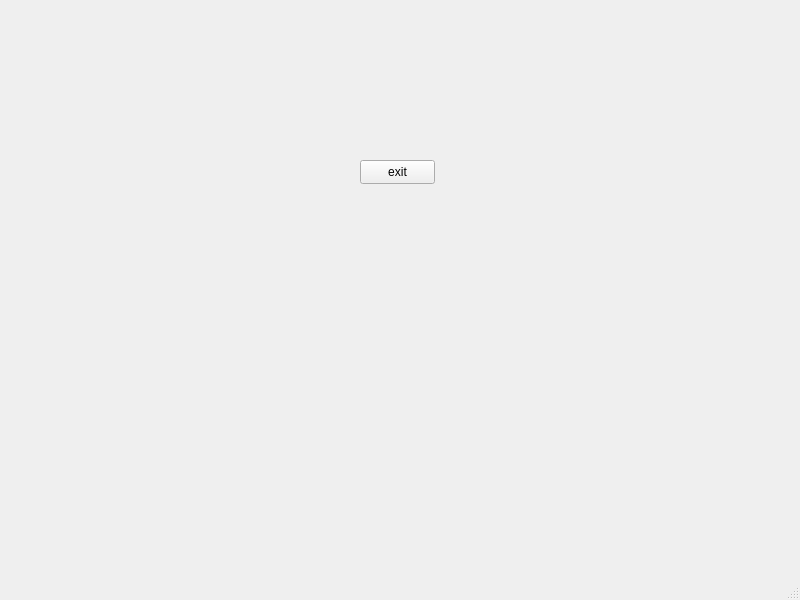
<?xml version="1.0" encoding="UTF-8"?>
<ui version="4.0">
 <class>MainWindow</class>
 <widget class="QMainWindow" name="MainWindow">
  <property name="geometry">
   <rect>
    <x>0</x>
    <y>0</y>
    <width>800</width>
    <height>600</height>
   </rect>
  </property>
  <property name="windowTitle">
   <string>MainWindow</string>
  </property>
  <widget class="QWidget" name="centralwidget">
   <widget class="QPushButton" name="pushButton">
    <property name="geometry">
     <rect>
      <x>360</x>
      <y>160</y>
      <width>75</width>
      <height>24</height>
     </rect>
    </property>
    <property name="text">
     <string>exit</string>
    </property>
   </widget>
  </widget>
  <widget class="QMenuBar" name="menubar">
   <property name="geometry">
    <rect>
     <x>0</x>
     <y>0</y>
     <width>800</width>
     <height>22</height>
    </rect>
   </property>
  </widget>
  <widget class="QStatusBar" name="statusbar"/>
 </widget>
 <resources/>
 <connections>
  <connection>
   <sender>pushButton</sender>
   <signal>clicked()</signal>
   <receiver>MainWindow</receiver>
   <slot>close()</slot>
   <hints>
    <hint type="sourcelabel">
     <x>413</x>
     <y>198</y>
    </hint>
    <hint type="destinationlabel">
     <x>417</x>
     <y>319</y>
    </hint>
   </hints>
  </connection>
 </connections>
</ui>
